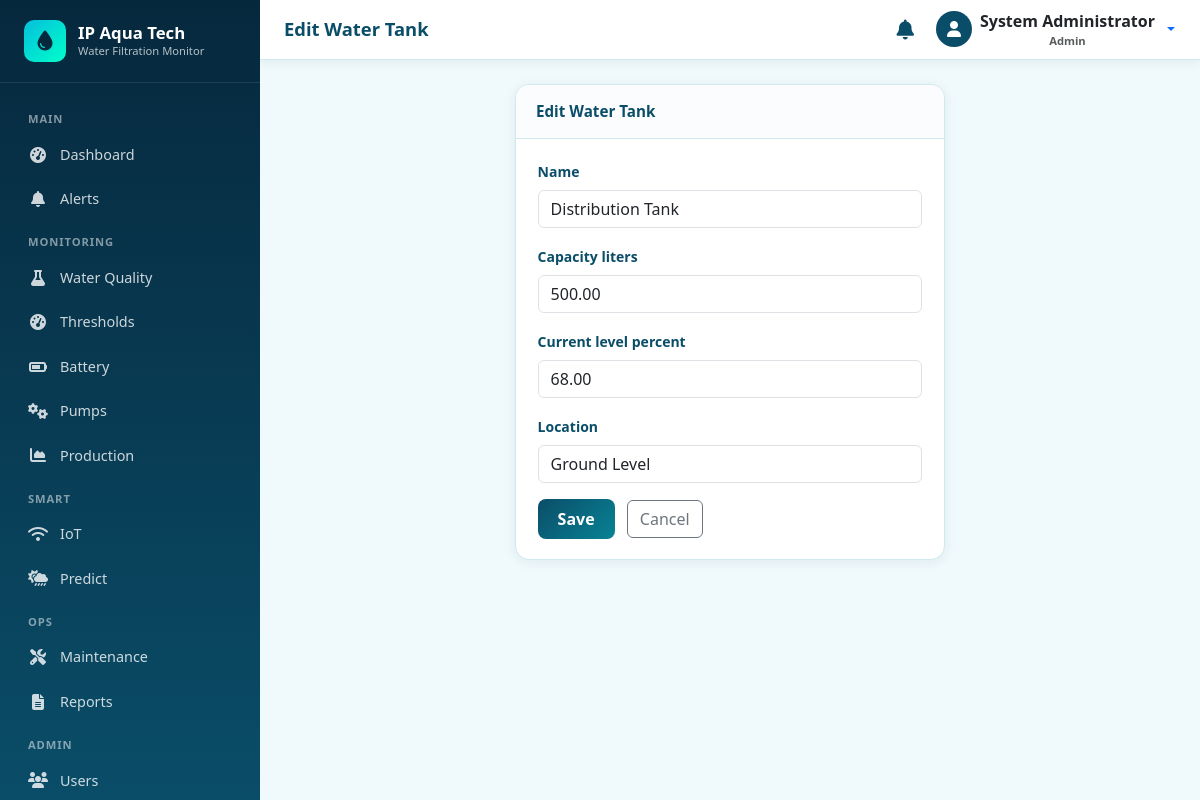
Screenshot of /monitoring/tanks/2/edit/ (signed in) with the database file from the repository.
### accounts/models.py (models this page shows, shortened)
class User(AbstractUser):
    class Role(models.TextChoices):
        ADMIN = 'ADMIN', 'Admin'
        OPERATOR = 'OPERATOR', 'Operator'
    role = models.CharField(
        max_length=20,
        choices=Role.choices,
        default=Role.OPERATOR,
        help_text='User role determining access level',
    )
    phone = models.CharField(max_length=20, blank=True)
    is_active = models.BooleanField(default=True)
    created_at = models.DateTimeField(auto_now_add=True)
    updated_at = models.DateTimeField(auto_now=True)
    class Meta:
        ordering = ['-date_joined']
        verbose_name = 'User'
        verbose_name_plural = 'Users'
    @property
    def is_admin_user(self):
        return self.role == self.Role.ADMIN or self.is_superuser

### monitoring/models.py (models this page shows, shortened)
class WaterTank(models.Model):
    class TankStatus(models.TextChoices):
        EMPTY = 'EMPTY', 'Empty'
        LOW = 'LOW', 'Low'
        NORMAL = 'NORMAL', 'Normal'
        FULL = 'FULL', 'Full'
    name = models.CharField(max_length=100, default='Main Storage Tank')
    capacity_liters = models.DecimalField(max_digits=10, decimal_places=2, default=1000)
    current_level_percent = models.DecimalField(max_digits=5, decimal_places=2, default=50)
    current_volume_liters = models.DecimalField(max_digits=10, decimal_places=2, default=500)
    status = models.CharField(
        max_length=20,
        choices=TankStatus.choices,
        default=TankStatus.NORMAL,
    )
    location = models.CharField(max_length=200, blank=True)
    last_updated = models.DateTimeField(auto_now=True)
    created_at = models.DateTimeField(auto_now_add=True)
    class Meta:
        ordering = ['name']
        verbose_name = 'Water Tank'
        verbose_name_plural = 'Water Tanks'

### monitoring/views.py (the view)
# urls.py: path('tanks/<int:pk>/edit/', views.tank_edit, name='tank_edit'),
@login_required
@require_http_methods(['GET', 'POST'])
def tank_edit(request, pk):
    tank = get_object_or_404(WaterTank, pk=pk)
    form = WaterTankForm(request.POST or None, instance=tank)
    if request.method == 'POST' and form.is_valid():
        tank = form.save()
        _check_tank_alerts(tank)
        messages.success(request, 'Tank updated.')
        return redirect('monitoring:tank_list')
    return render(request, 'monitoring/tank_form.html', {
        'form': form, 'title': 'Edit Water Tank', 'object': tank,
    })

### monitoring/forms.py
class WaterTankForm(BootstrapModelForm):
    class Meta:
        model = WaterTank
        fields = [
            'name', 'capacity_liters', 'current_level_percent', 'location',
        ]

### notifications/context_processors.py (called while the page is built)
def unread_notifications(request):
    if request.user.is_authenticated:
        count = Notification.objects.filter(
            is_read=False,
            is_resolved=False,
        ).filter(
            models_q(request.user)
        ).count()
        recent = Notification.objects.filter(
            is_resolved=False,
        ).filter(
            models_q(request.user)
        )[:5]
        return {
            'unread_notification_count': count,
            'recent_notifications': recent,
        }
    return {
        'unread_notification_count': 0,
        'recent_notifications': [],
    }

def models_q(user):
    from django.db.models import Q
    return Q(recipient__isnull=True) | Q(recipient=user)

### templates/monitoring/tank_form.html (shortened to what this page needs)
{% extends 'base.html' %}
{% block page_title %}{{ title }}{% endblock %}
{% block content %}
<div class="row justify-content-center">
  <div class="col-lg-6">
    <div class="card card-aqua">
      <div class="card-header">{{ title }}</div>
      <div class="card-body">
        <form method="post">{% csrf_token %}
          {% for field in form %}
          <div class="mb-3">
            <label class="form-label">{{ field.label }}</label>{{ field }}
          </div>
          {% endfor %}
          <button type="submit" class="btn btn-aqua">Save</button>
          <a href="{% url 'monitoring:tank_list' %}" class="btn btn-outline-secondary ms-2">Cancel</a>
        </form>
      </div>
    </div>
  </div>
</div>
{% endblock %}

### templates/base.html (shortened to what this page needs)
{% load static %}
<!DOCTYPE html>
<html lang="en">
<head>
  <link href="https://cdn.jsdelivr.net/npm/bootstrap@5.3.3/dist/css/bootstrap.min.css" rel="stylesheet">
  <link href="https://cdnjs.cloudflare.com/ajax/libs/font-awesome/6.5.1/css/all.min.css" rel="stylesheet">
  <link href="{% static 'css/style.css' %}" rel="stylesheet">
</head>
<body {% if chart_url %}data-chart-url="{{ chart_url }}"{% endif %} {% block body_attrs %}{% endblock %}>
  {% if user.is_authenticated %}
  {% include 'includes/sidebar.html' %}
  <div class="main-wrapper">
    <header class="topbar">
      <div class="d-flex align-items-center gap-3">
        <h1 class="page-title">{% block page_title %}Dashboard{% endblock %}</h1>
      </div>
      <div class="d-flex align-items-center gap-3">
        <a href="{% url 'notifications:notification_list' %}" class="btn btn-link text-aqua position-relative p-1">
          <i class="fas fa-bell fa-lg"></i>
        </a>
        <div class="dropdown">
          <button class="btn btn-link text-decoration-none dropdown-toggle d-flex align-items-center gap-2 p-0" type="button" data-bs-toggle="dropdown">
            <span class="rounded-circle bg-aqua d-inline-flex align-items-center justify-content-center text-white" style="width:36px;height:36px;background:var(--aqua-primary);">
              <i class="fas fa-user"></i>
            </span>
            <span class="d-none d-md-inline text-dark fw-semibold">
              {{ user.get_full_name|default:user.username }}
              <small class="d-block text-muted" style="font-size:0.7rem;">{{ user.get_role_display }}</small>
            </span>
          </button>
        </div>
      </div>
    </header>
    <div class="content-area">
      {% block content %}{% endblock %}
    </div>
  </div>
  {% else %}
    {% block auth_content %}{% endblock %}
  {% endif %}
</body>
</html>

### static/css/style.css (style rules this page uses)
:root { --aqua-primary: #0a4d68; --aqua-secondary: #088395; --aqua-accent: #05bfdb; --aqua-light: #00ffca; --aqua-bg: #f0f9fb; --aqua-sidebar: #06283d; --aqua-sidebar-hover: #0a4d68; --aqua-card: #ffffff; --status-normal: #198754; --status-warning: #ffc107; --status-critical: #dc3545; --status-info: #0dcaf0; --text-dark: #1a1a2e; --text-muted: #6c757d; --border-color: #d0e8ef; --sidebar-width: 260px; --topbar-height: 60px; --radius: 12px; --shadow: 0 2px 12px rgba(10, 77, 104, 0.08); --shadow-lg: 0 8px 30px rgba(10, 77, 104, 0.12); }
* { box-sizing: border-box; }
body { font-family: 'Segoe UI', system-ui, -apple-system, sans-serif; background: var(--aqua-bg); color: var(--text-dark); min-height: 100vh; overflow-x: hidden; }
.main-wrapper { margin-left: var(--sidebar-width); min-height: 100vh; transition: margin-left 0.3s ease; }
.topbar { height: var(--topbar-height); background: var(--aqua-card); border-bottom: 1px solid var(--border-color); display: flex; align-items: center; justify-content: space-between; padding: 0 1.5rem; position: sticky; top: 0; z-index: 1030; box-shadow: var(--shadow); }
.topbar .page-title { font-weight: 700; color: var(--aqua-primary); font-size: 1.15rem; margin: 0; }
.content-area { padding: 1.5rem 1.75rem 2.5rem; max-width: 1280px; }
.card-aqua { background: var(--aqua-card); border-radius: 14px; border: 1px solid var(--border-color); box-shadow: var(--shadow); overflow: hidden; }
.card-aqua .card-header { background: #fafcfd; border-bottom: 1px solid var(--border-color); padding: 0.95rem 1.25rem; font-weight: 650; color: var(--aqua-primary); display: flex; align-items: center; justify-content: space-between; flex-wrap: wrap; gap: 0.5rem; font-size: 0.95rem; }
.card-aqua .card-body { padding: 1.25rem 1.35rem; }
.btn-aqua { background: linear-gradient(135deg, var(--aqua-primary), var(--aqua-secondary)); color: #fff; border: none; border-radius: 8px; font-weight: 600; padding: 0.5rem 1.25rem; transition: all 0.2s ease; }
.form-label { font-weight: 600; font-size: 0.875rem; color: var(--aqua-primary); }
.text-aqua { color: var(--aqua-primary) !important; }
.fw-semibold { font-weight: 600; }

### rows the page displays
User: get_full_name "System Administrator", role "Admin"
WaterTank: form "Distribution Tank" "500.00" "68.00" "Ground Level"

### other values shown
{{ title }} "Edit Water Tank"
{{ field.label }} "Name" "Capacity liters" "Current level percent" "Location"
